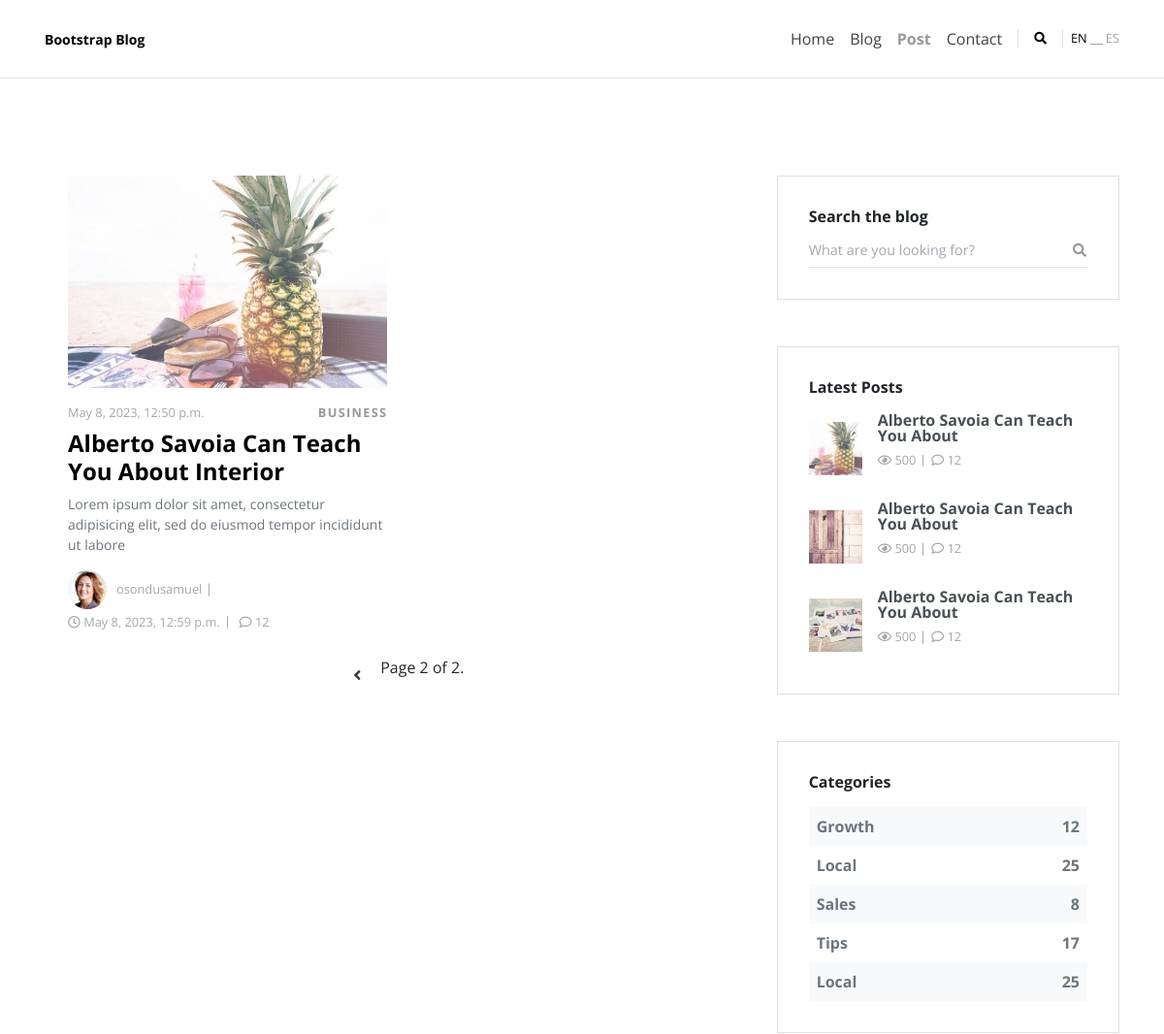
The app's page /blog/blog/?page=2 (upper part), older data.
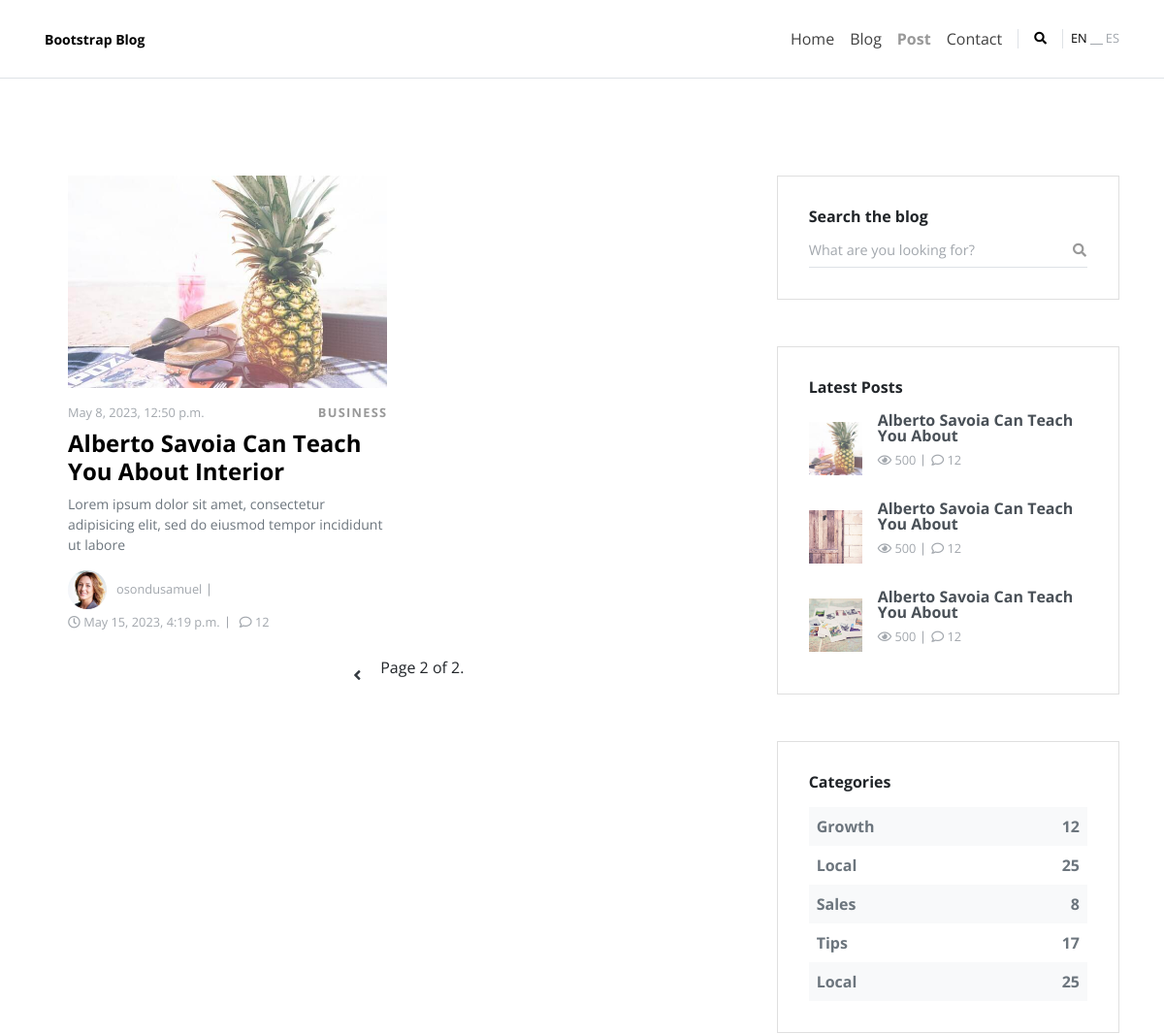
The same page, newer data.
### blog/models.py (models this page shows, shortened)
class Post(models.Model):
    class Status(models.TextChoices):
        DRAFT = 'DF', 'Draft'
        PUBLISHED = 'PB', 'Published'
    author = models.ForeignKey(User, on_delete=models.CASCADE, related_name='blog_posts')
    title = models.CharField(max_length=250)
    slug = models.SlugField(max_length=250, unique_for_date='publish')
    intro_text = models.TextField(blank=True)
    body = models.TextField()
    post_image = models.ImageField(upload_to='images/', blank=True)
    created = models.DateTimeField(auto_now_add=True)
    publish = models.DateTimeField(default=timezone.now)
    updated = models.DateTimeField(auto_now=True)
    status = models.CharField(max_length=2, choices=Status.choices, default=Status.DRAFT)
    objects = models.Manager()
    published = PublishedManager()
    tags = TaggableManager()
    class Meta:
        ordering = ["-publish"]
        indexes = [
            models.Index(fields=["-publish"]),
        ]
    def get_absolute_url(self):
        return reverse('blog:post',
                       args=[self.id,
                             self.publish.year,
                             self.publish.month,
                             self.publish.day,
                             self.slug]
                       )

### blog/views.py (the view)
# urls.py: 2. Add a URL to urlpatterns:  path('blog/', include('blog.urls'))
def blog(request, tag_slug=None):
    posts = Post.published.all()
    tag = None
    if tag_slug:
        tag = get_object_or_404(Tag, slug=tag_slug)
        posts = posts.filter(tags__in=[tag])
    paginator = Paginator(posts, 3)
    page_number = request.GET.get('page', 1)
    try:
        posts_list = paginator.page(page_number)
    except PageNotAnInteger:
        posts_list = paginator.page(1)
    except EmptyPage:
        posts_list = paginator.page(paginator.num_pages)
    return render(request, "blog/blog.html", {'posts': posts_list, 'tag': tag})

### blog/models.py (called while the page is built)
    def get_queryset(self):
        return super().get_queryset().filter(status=Post.Status.PUBLISHED)

### templates/blog/blog.html (shortened to what this page needs)
{% extends "blog/base.html" %}
{% load static %}
{% block body %}
    <section>
      <div class="container">
        <div class="row gy-5">
          <main class="col-lg-8">
            <div class="container">
              <div class="row gy-4 mb-5">
                  {% for each_post in posts %}
                <div class="col-xl-6"><a class="mb-3" href="{{ each_post.get_absolute_url }}"><img class="img-fluid" src="{{ each_post.post_image.url }}" alt="..."/></a>
                  <div class="d-flex align-items-center justify-content-between mb-2"><small class="text-gray-500">{{ each_post.publish }}</small><a class="small fw-bold text-uppercase small" href="!#">Business</a></div>
                  <h3 class="h4"><a class="text-dark" href="{{ each_post.get_absolute_url }}">{{ each_post.title }}</a></h3>
                  <p class="text-muted text-sm">{{ each_post.intro_text}}</p>
                  <ul class="list-inline list-separated text-gray-500 mb-0">
                    <li class="list-inline-item"><a class="d-flex align-items-center flex-wrap text-reset" href="!#">
                        <div class="avatar flex-shrink-0"><img class="img-fluid" src="{% static "blog/img/avatar-3.jpg" %}" alt="..."/></div><small>{{ each_post.author }}</small></a></li>
                    <li class="list-inline-item small"><i class="far fa-clock"></i> {{ each_post.updated }}</li>
                    <li class="list-inline-item small"><i class="far fa-comment"></i> 12</li>
                  </ul>
                </div>
                  {% endfor %}
              <nav aria-label="Page navigation example">
                <ul class="pagination justify-content-center">
                  {% if posts.has_previous %}
                  <li class="page-item"><a class="page-link" href="?page={{ posts.previous_page_number }}"><i class="fas fa-angle-left"></i></a></li>
                  {% endif %}
                <span class="current">
                  Page {{ posts.number }} of {{ posts.paginator.num_pages }}.
                </span>
                </ul>
              </nav>
            </div>
            </div>
          </main>
          <aside class="col-lg-4">
            <div class="card mb-5">
              <div class="card-body">
                <h3 class="h6">Search the blog</h3>
                <form action="#">
                  <div class="input-group border-bottom">
                    <input class="form-control border-0 shadow-0 ps-0" type="search" placeholder="What are you looking for?">
                    <button class="btn btn-link btn-sm shadow-0 px-0" type="submit"><i class="fas fa-search"></i></button>
                  </div>
                </form>
              </div>
            </div>
            <div class="card mb-5">
              <div class="card-body">
                <h3 class="h6 mb-3">Latest Posts</h3><a class="text-reset mb-3" href="!#">
                  <div class="d-flex align-items-center"><img class="img-fluid flex-shrink-0" src="{% static "blog/img/small-thumbnail-1.jpg" %}" alt="..." width="55">
                    <div class="ms-3">
                      <p class="mb-2 fw-bold text-gray-700 lh-1">Alberto Savoia Can Teach You About</p>
                      <ul class="list-inline list-separated text-gray-500 d-flex align-items-center">
                        <li class="list-inline-item small"><i class="far fa-eye"></i> 500</li>
                        <li class="list-inline-item small"><i class="far fa-comment"></i> 12</li>
                      </ul>
                    </div>
                  </div></a><a class="text-reset mb-3" href="!#">
                  <div class="d-flex align-items-center"><img class="img-fluid flex-shrink-0" src="{% static "blog/img/small-thumbnail-2.jpg" %}" alt="..." width="55">
                    <div class="ms-3">
                      <p class="mb-2 fw-bold text-gray-700 lh-1">Alberto Savoia Can Teach You About</p>
                      <ul class="list-inline list-separated text-gray-500 d-flex align-items-center">
                        <li class="list-inline-item small"><i class="far fa-eye"></i> 500</li>
                        <li class="list-inline-item small"><i class="far fa-comment"></i> 12</li>
                      </ul>
                    </div>
                  </div></a><a class="text-reset" href="!#">
                  <div class="d-flex align-items-center"><img class="img-fluid flex-shrink-0" src="{% static "blog/img/small-thumbnail-3.jpg" %}" alt="..." width="55">
                    <div class="ms-3">
                      <p class="mb-2 fw-bold text-gray-700 lh-1">Alberto Savoia Can Teach You About</p>
                      <ul class="list-inline list-separated text-gray-500 d-flex align-items-center">
                        <li class="list-inline-item small"><i class="far fa-eye"></i> 500</li>
                        <li class="list-inline-item small"><i class="far fa-comment"></i> 12</li>
                      </ul>
                    </div>
                  </div></a>
              </div>
            </div>
            <div class="card mb-5">
              <div class="card-body">
                <h3 class="h6 mb-3">Categories</h3>
                <div class="p-2 d-flex justify-content-between fw-bold text-gray-600 bg-light"><a class="text-reset" href="!#">Growth</a><span>12</span></div>
                <div class="p-2 d-flex justify-content-between fw-bold text-gray-600 1"><a class="text-reset" href="!#">Local</a><span>25</span></div>
                <div class="p-2 d-flex justify-content-between fw-bold text-gray-600 bg-light"><a class="text-reset" href="!#">Sales</a><span>8</span></div>
                <div class="p-2 d-flex justify-content-between fw-bold text-gray-600 1"><a class="text-reset" href="!#">Tips</a><span>17</span></div>
                <div class="p-2 d-flex justify-content-between fw-bold text-gray-600 bg-light"><a class="text-reset" href="!#">Local</a><span>25</span></div>
              </div>
            </div>
          </aside>
        </div>
      </div>
    </section>
{% endblock %}

### templates/blog/base.html (shortened to what this page needs)
{% load static %}
<!DOCTYPE html>
<html>
  <head>
    <link rel="stylesheet" href="{% static "blog/vendor/glightbox/css/glightbox.css" %}">
    <link rel="stylesheet" href="{% static "blog/css/style.default.css" %}" id="theme-stylesheet">
    <link rel="stylesheet" href="{% static "blog/vendor/glightbox/css/glightbox.min.css" %}">
    <link rel="stylesheet" href="{% static "blog/css/custom.css" %}">
  </head>
  <body>
    <nav class="navbar navbar-expand-lg navbar-light bg-white border-bottom py-3">
      <div class="container py-1"><a class="navbar-brand text-sm fw-bold text-dark" href="{% url 'blog:home' %}">Bootstrap Blog</a>
        <div class="collapse navbar-collapse" id="navbarSupportedContent">
          <ul class="navbar-nav ms-auto mb-2 mb-lg-0 align-items-lg-center">
            <li class="nav-item"><a class="nav-link " href="{% url 'blog:home' %}">Home</a>
            </li>
            <li class="nav-item"><a class="nav-link " href="{% url 'blog:blog' %}">Blog</a>
            </li>
            <li class="nav-item"><a class="nav-link active " href=" ">Post</a>
            </li>
            <li class="nav-item"><a class="nav-link " href="#">Contact</a>
            </li>
            <li class="nav-item mt-2 mt-lg-0">
              <ul class="list-inline d-flex align-items-center">
                <li class="list-inline-item mx-lg-2 px-2 border-start border-end"><a class="search-btn nav-link small py-0 text-dark" href="#"><i class="fas fa-search"></i></a></li>
                <li class="list-inline-item d-flex align-items-end small"><a class="text-dark" href="#">EN</a><span class="underscore mb-1"></span><a class="text-gray-500" href="#">ES</a></li>
              </ul>
            </li>
          </ul>
        </div>
      </div>
    </nav>
{% block body %}
{% endblock %}
    <link rel="stylesheet" href="https://use.fontawesome.com/releases/v5.7.1/css/all.css">
  </body>
</html>

Row changes from the older to the newer data that the page shows:
changed Post "Alberto Savoia Can Teach You About Interior": updated "May 8, 2023, 12:59 p.m." → "May 15, 2023, 4:19 p.m."
